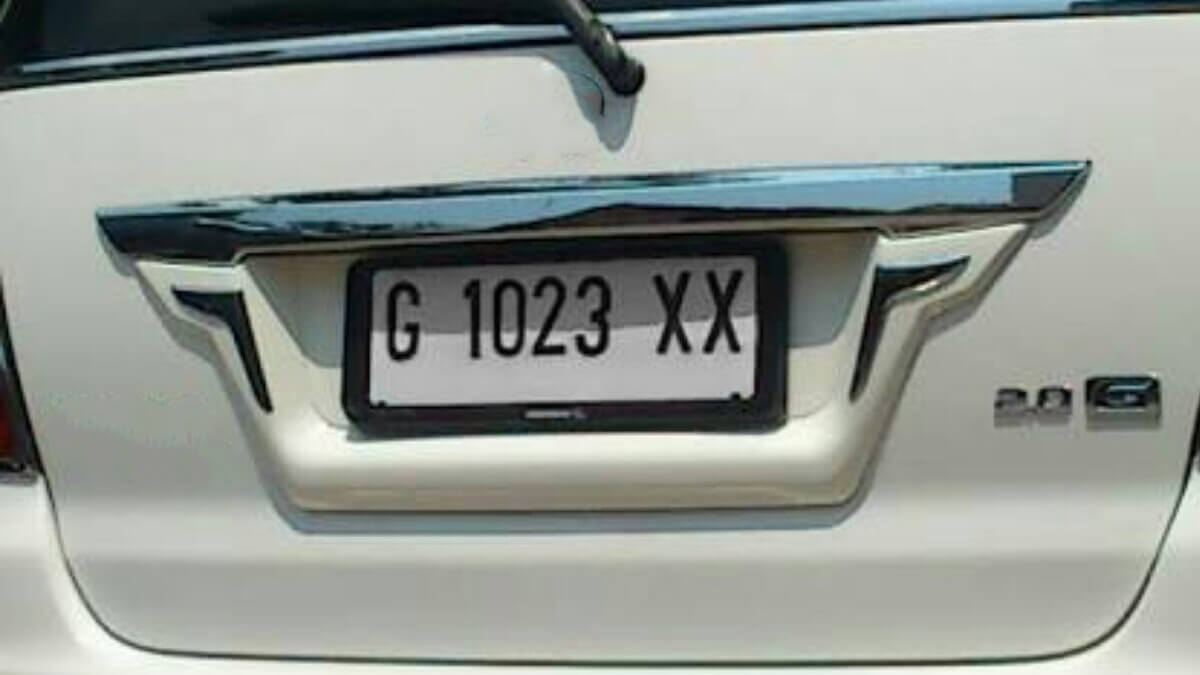
#> input picture Praktikum_8/plat_nomor.jpg, 1200 x 675 px
$ python studicase.py
#> lines starting #> are read from the running program, lines starting #| are printed output that depends on the picture; after the words box and inside, x2 and y2 are one past the last pixel; in counts of white or black regions, pixels touching at a corner belong together
import cv2
import numpy as np
import matplotlib.pyplot as plt

img_bgr = cv2.imread('plat_nomor.jpg')
#> img_bgr is the input picture: shape (675, 1200, 3); mean B, G, R 147.1, 152.4, 147
if img_bgr is not None:
    img_gray = cv2.cvtColor(img_bgr, cv2.COLOR_BGR2GRAY)
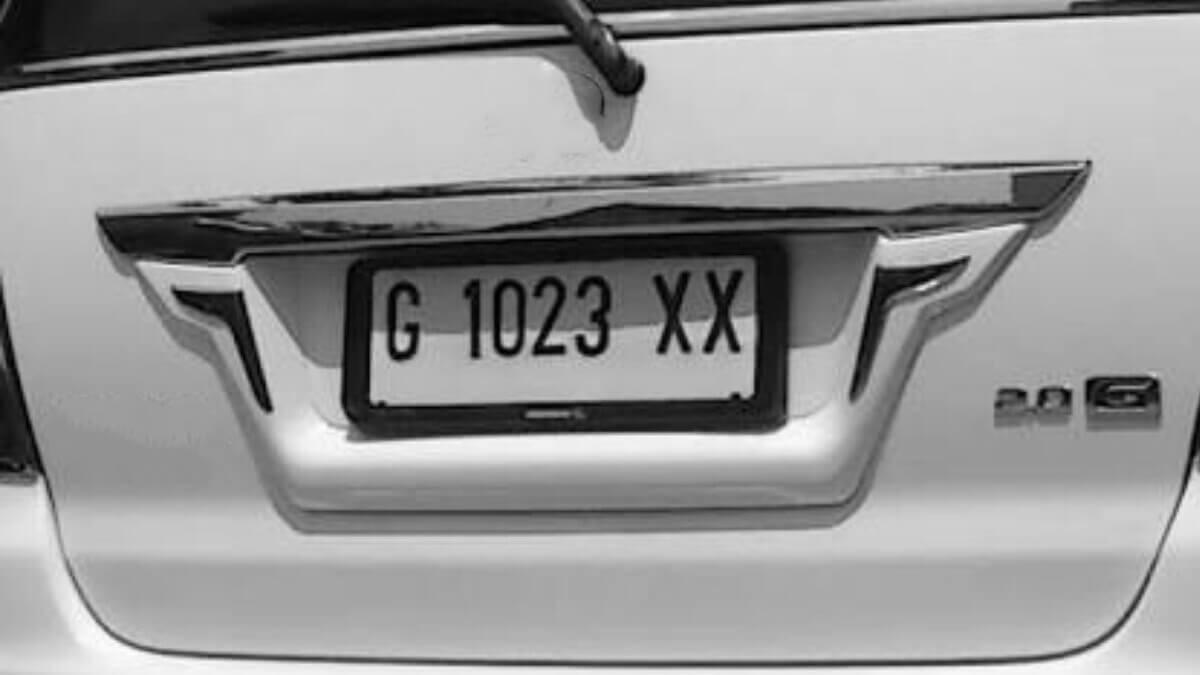
#> img_gray: shape (675, 1200); min 0, max 254, mean 150.3

    # 1. Gaussian Blur
    blurred = cv2.GaussianBlur(img_gray, (5, 5), 0)

    # 2. Canny Edge Detection
    edges = cv2.Canny(blurred, 30, 150)
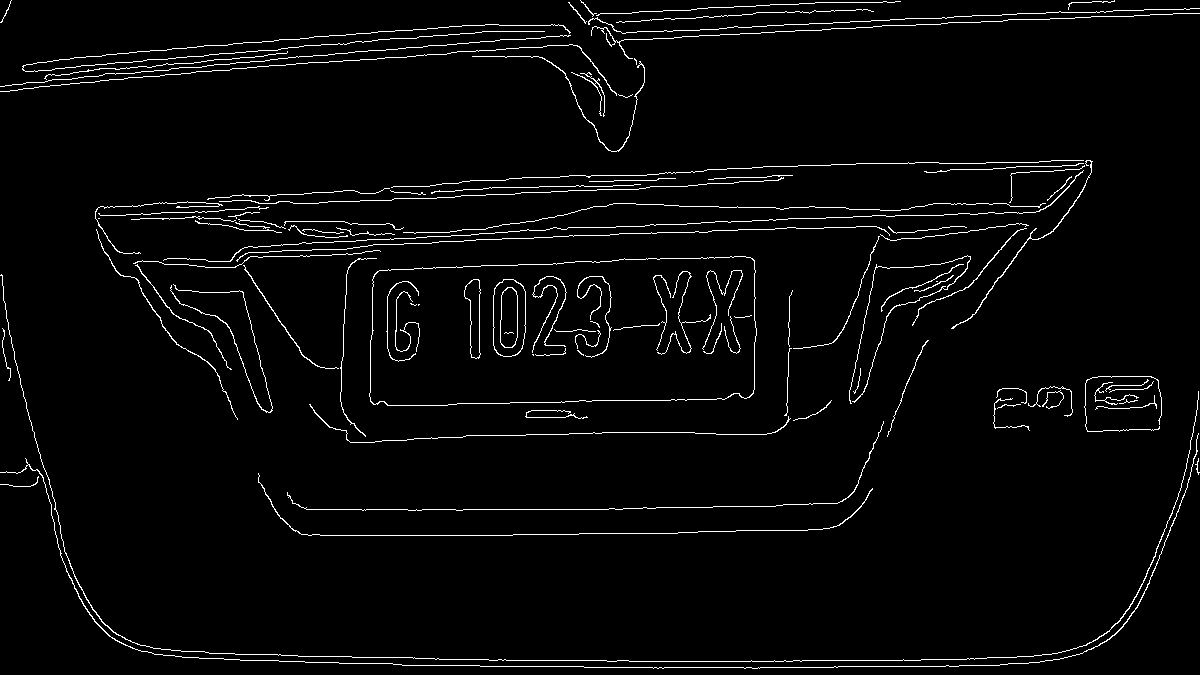
#> edges: shape (675, 1200); 3% white in thin lines or dots

    # 3. Morfologi Close untuk menyambung tepi plat
    kernel = np.ones((5, 5), np.uint8)
    closed_edges = cv2.morphologyEx(edges, cv2.MORPH_CLOSE, kernel)
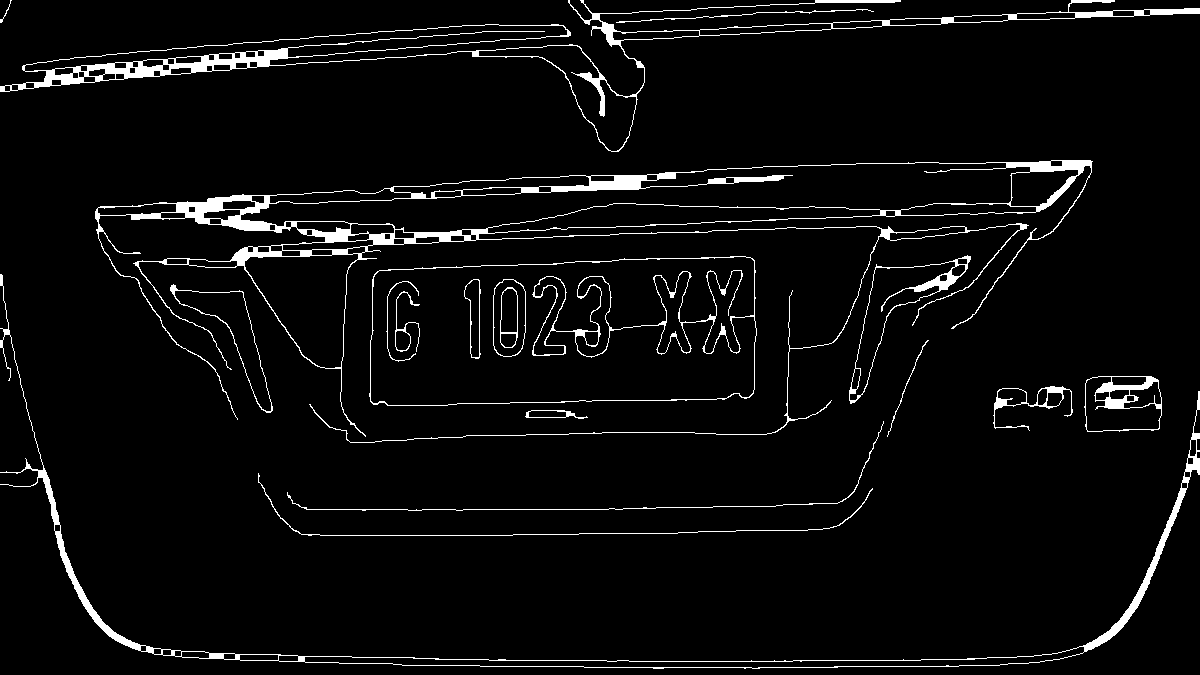
#> closed_edges: shape (675, 1200); 4.4% white; 19 white regions, largest, box (x1, y1, x2, y2) and area: (95, 160, 1093, 443) 13171, (0, 0, 1200, 152) 7956, (0, 274, 1200, 669) 5673

    plt.figure(figsize=(15, 5))
    plt.subplot(1, 3, 1)
    plt.imshow(cv2.cvtColor(img_bgr, cv2.COLOR_BGR2RGB))
    plt.title('Citra Asli')
    plt.axis('off')

    plt.subplot(1, 3, 2)
    plt.imshow(edges, cmap='gray')
    plt.title('Canny Edges')
    plt.axis('off')

    plt.subplot(1, 3, 3)
    plt.imshow(closed_edges, cmap='gray')
    plt.title('Edges setelah Morph Close')
    plt.axis('off')

    plt.show()
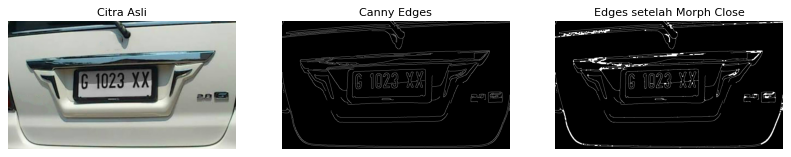
#> figure drawn by matplotlib, 3 panels
else:
    print("Siapkan file plat_nomor.jpg terlebih dahulu.")

$ run again, with Praktikum_8/bunga.jpg copied over Praktikum_8/plat_nomor.jpg
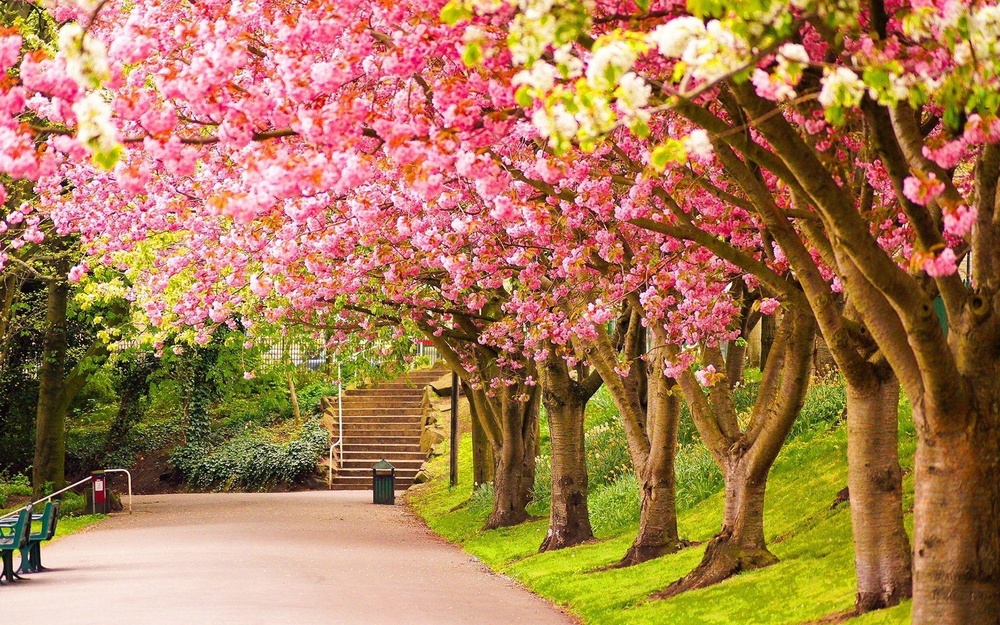
#> input picture Praktikum_8/bunga.jpg, 1000 x 625 px, shrunk from 1920 x 1200 before the run
#> img_bgr is the input picture: shape (625, 1000, 3); mean B, G, R 84.2, 124.3, 169.5
#> `edges = cv2.Canny(blurred, 30, 150)`:
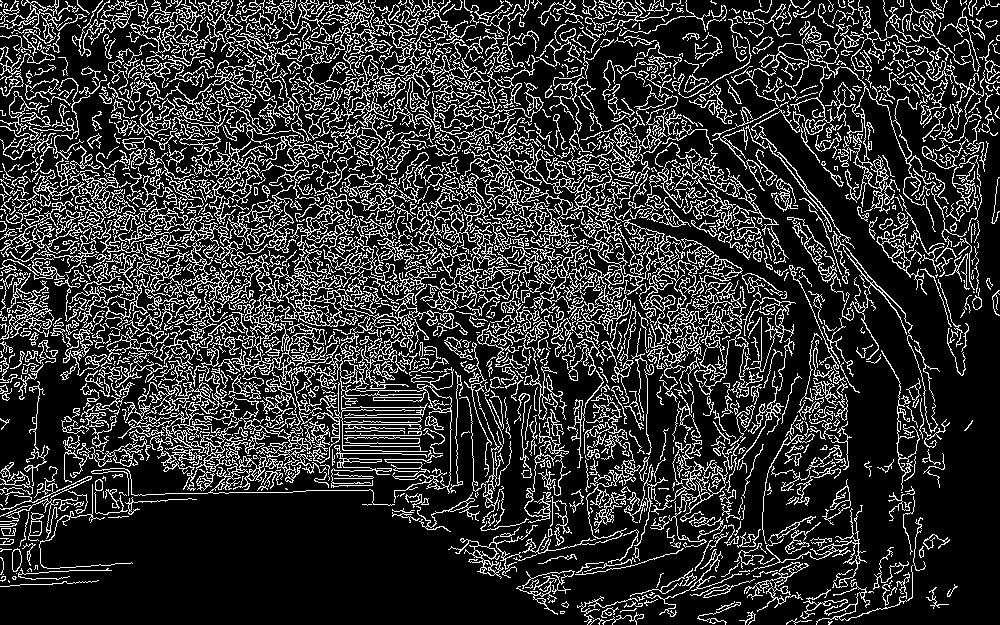
#> edges: shape (625, 1000); 19.7% white in thin lines or dots
#> closed_edges: shape (625, 1000); 54.1% white; 1085 black regions (15 under 20 px), largest, box (x1, y1, x2, y2) and area: (0, 385, 705, 625) 71954, (633, 114, 1000, 625) 69648, (0, 336, 98, 488) 7289
#> `plt.show()`:
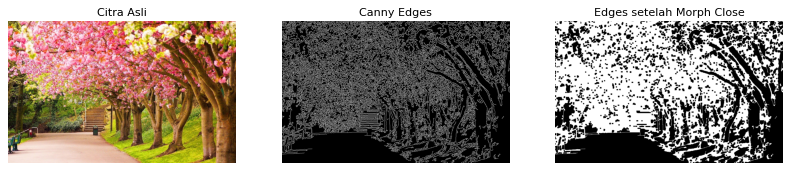
#> figure drawn by matplotlib, 3 panels
